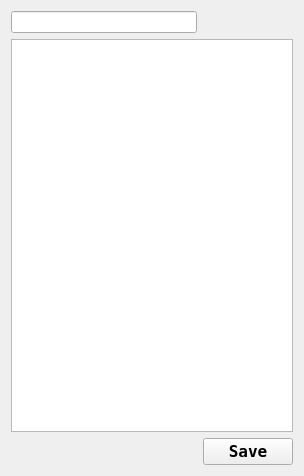
<?xml version="1.0" encoding="UTF-8"?>
<ui version="4.0">
 <class>Notes_new</class>
 <widget class="QWidget" name="Notes_new">
  <property name="geometry">
   <rect>
    <x>0</x>
    <y>0</y>
    <width>304</width>
    <height>476</height>
   </rect>
  </property>
  <property name="windowTitle">
   <string>Form</string>
  </property>
  <layout class="QGridLayout" name="gridLayout">
   <item row="1" column="1" colspan="3">
    <widget class="QTextEdit" name="note">
     <property name="enabled">
      <bool>true</bool>
     </property>
    </widget>
   </item>
   <item row="2" column="3">
    <widget class="QPushButton" name="save">
     <property name="font">
      <font>
       <family>Fixedsys</family>
       <pointsize>12</pointsize>
       <weight>75</weight>
       <bold>true</bold>
      </font>
     </property>
     <property name="text">
      <string>  Save  </string>
     </property>
    </widget>
   </item>
   <item row="0" column="1" colspan="2">
    <widget class="QLineEdit" name="title">
     <property name="sizePolicy">
      <sizepolicy hsizetype="Expanding" vsizetype="Maximum">
       <horstretch>0</horstretch>
       <verstretch>0</verstretch>
      </sizepolicy>
     </property>
    </widget>
   </item>
  </layout>
 </widget>
 <resources/>
 <connections/>
</ui>
